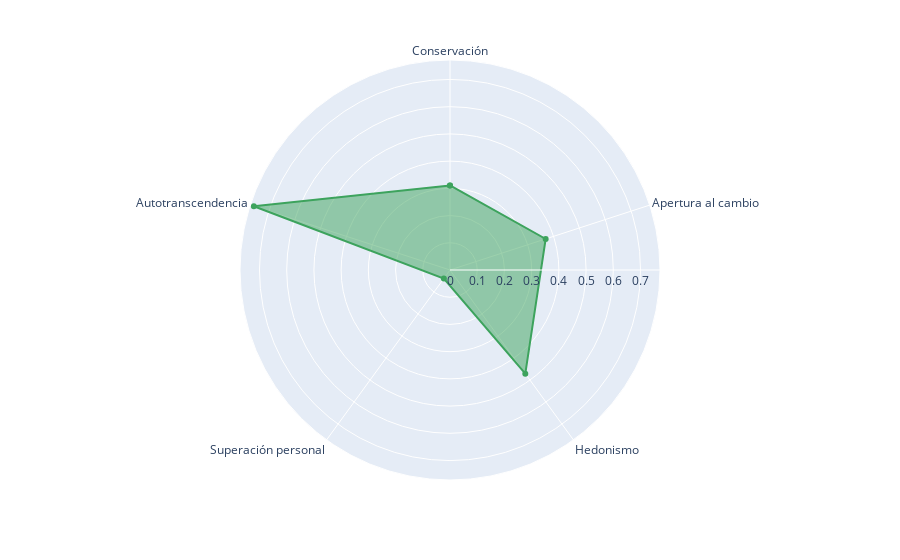

Notebook source saved alongside this figure:
### Markdown cell above
#Generamos la gráfica circular de los valores

colors_values = ['lightcoral', 'lightsalmon', 'indianred', 'peachpuff', 'rosybrown']

plt.pie(df_values.percentile, labels=df_values.value, colors=colors_values, autopct='%1.1f%%')
plt.title('Valores')
plt.axis('equal')
plt.savefig('imagenes\\values_circular_'+cuenta+'_.png')
plt.show()

### Code cell
import plotly.express as px
import pandas as pd
fig = px.line_polar(df_values, r='percentile', theta='value', line_close=True)
fig.update_polars(angularaxis_type="category") 
fig.update_traces(fill='toself', line_color='#3DA35D')
fig.update_traces(mode="markers+lines")

fig.write_image('imagenes\\values_radar_'+cuenta+'_.png')
fig.show()

### Figure 1 — Plotly figure (JSON) as saved in the notebook; plotly's stock layout.template omitted (floating-point values rounded to 4 significant figures)
{"data": [{"fill": "toself", "hovertemplate": "percentile=%{r}<br>value=%{theta}<extra></extra>", "legendgroup": "", "line": {"color": "#3DA35D", "dash": "solid"}, "mode": "markers+lines", "name": "", "r": [0.3106, 0.3696, 0.4707, 0.0385, 0.7578, 0.3106], "showlegend": false, "subplot": "polar", "theta": ["Conservación", "Apertura al cambio", "Hedonismo", "Superación personal", "Autotranscendencia", "Conservación"], "type": "scatterpolar"}], "layout": {"legend": {"tracegroupgap": 0}, "margin": {"t": 60}, "polar": {"angularaxis": {"direction": "clockwise", "rotation": 90, "type": "category"}, "domain": {"x": [0, 1], "y": [0, 1]}}}}
